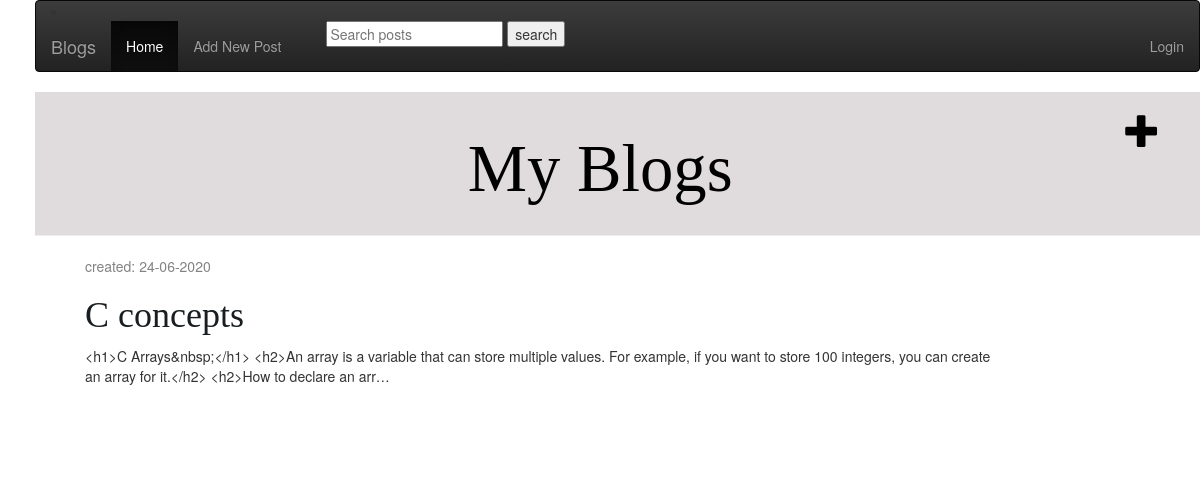
Screenshot of /drafts/ with the database file from the repository.
### MyApp/models.py (models this page shows, shortened)
class Post(models.Model):
    author = models.ForeignKey(settings.AUTH_USER_MODEL, on_delete=models.CASCADE)
    tags = TaggableManager()
    title = models.CharField(max_length=200)
    text = RichTextUploadingField()
    image = models.ImageField(upload_to='image',blank=True, null=True,)
    created_date = models.DateTimeField(default=timezone.now)
    published_date = models.DateTimeField(blank=True, null=True)
    last_edited = models.DateTimeField(auto_now=True)
    views = models.PositiveIntegerField(default=0)
    class Meta:
        ordering = ('-published_date',)

### MyApp/views.py (the view)
# urls.py: path('drafts/', views.post_draft_list, name='post_draft_list'),
def post_draft_list(request):
    posts = Post.objects.filter(published_date__isnull=True).order_by('created_date')
    return render(request, 'blog/post_draft_list.html', {'posts': posts})

### MyApp/templates/blog/post_draft_list.html
{% extends 'blog/base.html' %}
{% block content %}
    {% for post in posts %}
        <div class="post">
            <p class="date">created: {{ post.created_date|date:'d-m-Y' }}</p>
            <h1><a href="{% url 'post_detail' pk=post.pk %}">{{ post.title }}</a></h1>
            <p>{{ post.text|truncatechars:200 }}</p>
        </div>
    {% endfor %}
{% endblock %}

### MyApp/static/css/vlog.css (style rules this page uses)
h1 a, h2 a { color: #191e21; font-family: 'Lobster'; }
body { padding-left: 35px; background-color: #2b9bbbd; }
h1, h2, h3, h4 { font-family: 'Lobster', cursive; }
.date { color: #828282; }
.post { margin-bottom: 70px; }

### rows the page displays
Post: created_date "24-06-2020", title "C concepts", text "<h1>C Arrays&nbsp;</h1> <h2>An array is a variable that can store multiple values. For example, if you want to store 100 integers, you can create an array for it.</h2> <h2>How to declare an arr…"
